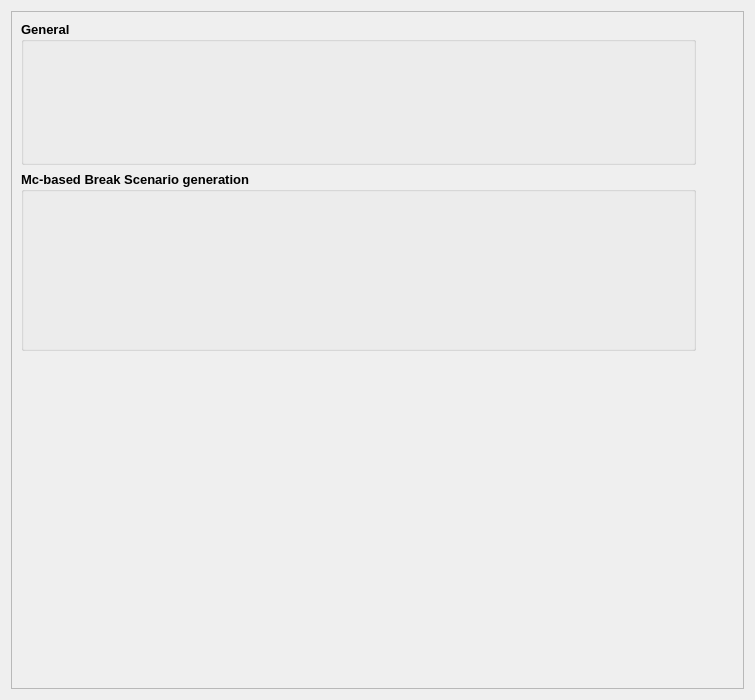
<?xml version="1.0" encoding="UTF-8"?>
<ui version="4.0">
 <class>RiskGui_System_Member_Wid</class>
 <widget class="QWidget" name="RiskGui_System_Member_Wid">
  <property name="geometry">
   <rect>
    <x>0</x>
    <y>0</y>
    <width>755</width>
    <height>700</height>
   </rect>
  </property>
  <property name="windowTitle">
   <string>Form</string>
  </property>
  <layout class="QVBoxLayout" name="verticalLayout_2">
   <item>
    <widget class="QScrollArea" name="scrollArea">
     <property name="sizePolicy">
      <sizepolicy hsizetype="Preferred" vsizetype="Preferred">
       <horstretch>0</horstretch>
       <verstretch>0</verstretch>
      </sizepolicy>
     </property>
     <property name="maximumSize">
      <size>
       <width>16777215</width>
       <height>16777215</height>
      </size>
     </property>
     <property name="styleSheet">
      <string/>
     </property>
     <property name="frameShape">
      <enum>QFrame::StyledPanel</enum>
     </property>
     <property name="frameShadow">
      <enum>QFrame::Sunken</enum>
     </property>
     <property name="lineWidth">
      <number>1</number>
     </property>
     <property name="verticalScrollBarPolicy">
      <enum>Qt::ScrollBarAsNeeded</enum>
     </property>
     <property name="horizontalScrollBarPolicy">
      <enum>Qt::ScrollBarAsNeeded</enum>
     </property>
     <property name="widgetResizable">
      <bool>true</bool>
     </property>
     <widget class="QWidget" name="scrollAreaWidgetContents">
      <property name="geometry">
       <rect>
        <x>0</x>
        <y>0</y>
        <width>733</width>
        <height>678</height>
       </rect>
      </property>
      <property name="minimumSize">
       <size>
        <width>0</width>
        <height>0</height>
       </size>
      </property>
      <property name="maximumSize">
       <size>
        <width>16777215</width>
        <height>1050</height>
       </size>
      </property>
      <layout class="QVBoxLayout" name="verticalLayout_5">
       <property name="sizeConstraint">
        <enum>QLayout::SetFixedSize</enum>
       </property>
       <item>
        <widget class="QGroupBox" name="groupBox">
         <property name="sizePolicy">
          <sizepolicy hsizetype="Preferred" vsizetype="Preferred">
           <horstretch>0</horstretch>
           <verstretch>0</verstretch>
          </sizepolicy>
         </property>
         <property name="minimumSize">
          <size>
           <width>675</width>
           <height>0</height>
          </size>
         </property>
         <property name="maximumSize">
          <size>
           <width>16777215</width>
           <height>16777215</height>
          </size>
         </property>
         <property name="font">
          <font>
           <family>Arial</family>
           <pointsize>10</pointsize>
           <weight>75</weight>
           <bold>true</bold>
          </font>
         </property>
         <property name="styleSheet">
          <string/>
         </property>
         <property name="title">
          <string>General</string>
         </property>
         <property name="flat">
          <bool>false</bool>
         </property>
         <property name="checkable">
          <bool>false</bool>
         </property>
         <property name="checked">
          <bool>false</bool>
         </property>
         <layout class="QVBoxLayout" name="verticalLayout_8">
          <property name="spacing">
           <number>6</number>
          </property>
          <property name="sizeConstraint">
           <enum>QLayout::SetDefaultConstraint</enum>
          </property>
          <property name="margin">
           <number>9</number>
          </property>
          <item>
           <widget class="Sys_Member_Int_BaseWid" name="main_outflow" native="true">
            <property name="minimumSize">
             <size>
              <width>0</width>
              <height>30</height>
             </size>
            </property>
            <property name="font">
             <font>
              <family>Arial</family>
              <pointsize>8</pointsize>
              <weight>50</weight>
              <bold>false</bold>
             </font>
            </property>
           </widget>
          </item>
          <item>
           <widget class="Sys_Member_Int_BaseWid" name="max_hyd" native="true">
            <property name="minimumSize">
             <size>
              <width>0</width>
              <height>30</height>
             </size>
            </property>
            <property name="font">
             <font>
              <family>Arial</family>
              <pointsize>8</pointsize>
              <weight>50</weight>
              <bold>false</bold>
             </font>
            </property>
           </widget>
          </item>
          <item>
           <widget class="Sys_Member_Bool_BaseWid" name="use_prediction" native="true">
            <property name="minimumSize">
             <size>
              <width>0</width>
              <height>30</height>
             </size>
            </property>
            <property name="font">
             <font>
              <family>Arial</family>
              <pointsize>8</pointsize>
              <weight>50</weight>
              <bold>false</bold>
             </font>
            </property>
           </widget>
          </item>
         </layout>
        </widget>
       </item>
       <item>
        <widget class="QGroupBox" name="groupBox_2">
         <property name="font">
          <font>
           <family>Arial</family>
           <pointsize>10</pointsize>
           <weight>75</weight>
           <bold>true</bold>
          </font>
         </property>
         <property name="title">
          <string>Mc-based Break Scenario generation</string>
         </property>
         <layout class="QVBoxLayout" name="verticalLayout">
          <item>
           <widget class="Sys_Member_Int_BaseWid" name="mc_max" native="true">
            <property name="minimumSize">
             <size>
              <width>0</width>
              <height>30</height>
             </size>
            </property>
            <property name="font">
             <font>
              <pointsize>8</pointsize>
              <weight>50</weight>
              <bold>false</bold>
             </font>
            </property>
           </widget>
          </item>
          <item>
           <widget class="Sys_Member_Int_BaseWid" name="num_intervals" native="true">
            <property name="minimumSize">
             <size>
              <width>0</width>
              <height>30</height>
             </size>
            </property>
            <property name="font">
             <font>
              <pointsize>8</pointsize>
              <weight>50</weight>
              <bold>false</bold>
             </font>
            </property>
           </widget>
          </item>
          <item>
           <widget class="Sys_Member_Dbl_BaseWid" name="bound_prob" native="true">
            <property name="minimumSize">
             <size>
              <width>0</width>
              <height>30</height>
             </size>
            </property>
            <property name="font">
             <font>
              <pointsize>8</pointsize>
              <weight>50</weight>
              <bold>false</bold>
             </font>
            </property>
           </widget>
          </item>
          <item>
           <widget class="Sys_Member_Enum_BaseWid" name="mc_random_generator" native="true">
            <property name="minimumSize">
             <size>
              <width>0</width>
              <height>30</height>
             </size>
            </property>
            <property name="font">
             <font>
              <pointsize>8</pointsize>
              <weight>50</weight>
              <bold>false</bold>
             </font>
            </property>
           </widget>
          </item>
         </layout>
        </widget>
       </item>
      </layout>
     </widget>
    </widget>
   </item>
  </layout>
 </widget>
 <customwidgets>
  <customwidget>
   <class>Sys_Member_Int_BaseWid</class>
   <extends>QWidget</extends>
   <header>Sys_Member_Int_BaseWid.h</header>
   <container>1</container>
  </customwidget>
  <customwidget>
   <class>Sys_Member_Enum_BaseWid</class>
   <extends>QWidget</extends>
   <header>Sys_Member_Enum_BaseWid.h</header>
   <container>1</container>
  </customwidget>
  <customwidget>
   <class>Sys_Member_Dbl_BaseWid</class>
   <extends>QWidget</extends>
   <header>Sys_Member_Dbl_BaseWid.h</header>
   <container>1</container>
  </customwidget>
  <customwidget>
   <class>Sys_Member_Bool_BaseWid</class>
   <extends>QWidget</extends>
   <header>Sys_Member_Bool_BaseWid.h</header>
   <container>1</container>
  </customwidget>
 </customwidgets>
 <resources/>
 <connections/>
</ui>
